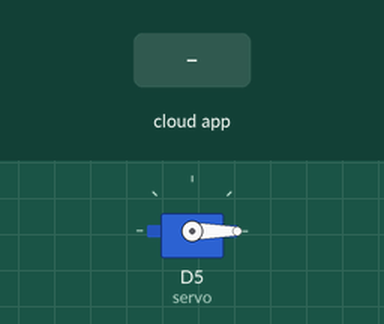
Recording of a sketch running on a simulated ESP8266 (NodeMCU). On the bench: servo. Inputs (shaded band) come from the test bench. WiFi joins after 1.5 s; servers stay silent unless stated; network time is answered at once with the bench clock; the local clock reads 2024-03-15 10:24:30 at power-on unless the sketch sets it; the Firebase database answers and starts empty; what the sketch prints to the serial monitor is not drawn.

Above: at 2.8 s.
2.9 s: the phone or cloud app sets upali to 1
At 3.7 s:
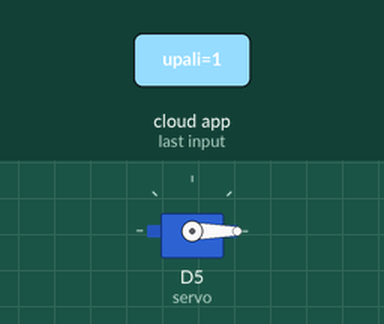
6.2 s: the phone or cloud app sets upali to 0
At 9.4 s:
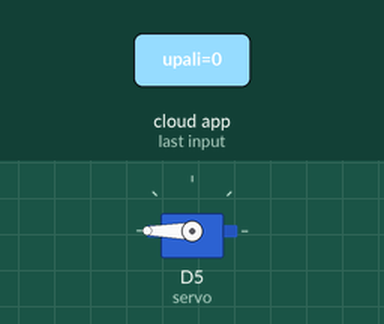
9.8 s: the phone or cloud app sets otvori to 1
At 11.8 s:
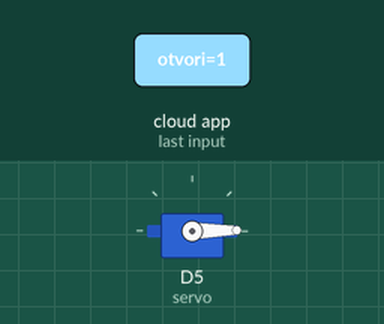
12.8 s: the phone or cloud app sets otvori to 0
At 17.7 s:
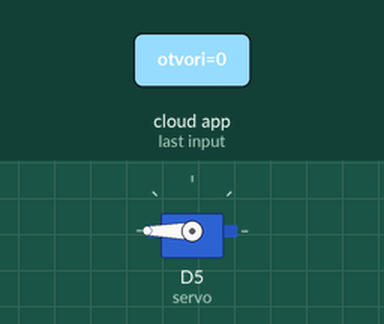
Timing chart, 0 to 18.7 s (numbered marks = the images above; inputs shaded):
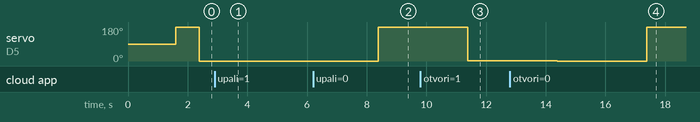

The sketch:

PetFeeder.ino
```cpp
#include <Arduino.h>
#include <Servo.h>
#include <NTPClient.h>
#include <WiFiUdp.h>

#if defined(ESP32)
  #include <WiFi.h>
#elif defined(ESP8266)
  #include <ESP8266WiFi.h>
#endif
#include <Firebase_ESP_Client.h>

//Provide the token generation process info.
#include "addons/TokenHelper.h"
//Provide the RTDB payload printing info and other helper functions.
#include "addons/RTDBHelper.h"

// Insert your network credentials
#define WIFI_SSID "REPLACE_WITH_YOUR_SSID"
#define WIFI_PASSWORD "REPLACE_WITH_YOUR_PASSWORD"

// Insert Firebase project API Key
#define API_KEY "REPLACE_WITH_YOUR_FIREBASE_PROJECT_API_KEY"

// Insert RTDB URLefine the RTDB URL */
#define DATABASE_URL "REPLACE_WITH_YOUR_FIREBASE_DATABASE_URL"

WiFiUDP ntpUDP;
NTPClient timeClient(ntpUDP, "pool.ntp.org");

//Define Firebase Data object
FirebaseData fbdo;

FirebaseAuth auth;
FirebaseConfig config;

unsigned long sendDataPrevMillis = 0;
String tekst;
bool signupOK = false;
Servo servo;

// varijable potrebne za logiku izvršavanja
String vrijeme1;
String vrijeme2;
String vrijeme3;

bool isHranioVrijeme1=false;
bool isHranioVrijeme2=false;
bool isHranioVrijeme3=false;
String currentTime;

int hours1,hours2,hours3=0;
int minutes1,minutes2,minutes3=0;

bool nacinRada;
int otvori;


void parseTime(String timeStr, int &hours, int &minutes) {
    int colonPos = timeStr.indexOf(':'); // Find the position of the colon
    if (colonPos != -1) {
        hours = timeStr.substring(0, colonPos).toInt();       // Part before the colon
        minutes = timeStr.substring(colonPos + 1).toInt();    // Part after the colon
    } else {
        hours = -1;   // Indicate error with invalid values
        minutes = -1;
    }
}


void setup() {
  servo.attach(D5);

  Serial.begin(115200);
  WiFi.mode(WIFI_STA);
  WiFi.begin("WIFI_SSID","WIFI_PASSWORD");
  Serial.print("connecting to wifi");
  while(WiFi.status() != WL_CONNECTED){
    Serial.print(".");
    delay(200);
  }

  Serial.println();
  Serial.print("Connected with IP: ");
  Serial.println(WiFi.localIP());
  Serial.print("MacAddress:");
  Serial.println(WiFi.macAddress());

    config.api_key = API_KEY;
    config.database_url = DATABASE_URL;

      if (Firebase.signUp(&config, &auth, "", ""))
    {
      Serial.println("ok");
      signupOK = true;
    }
  else {
    Serial.println( config.signer.signupError.message.c_str());
  }

  config.token_status_callback = tokenStatusCallback;

  Firebase.begin(&config, &auth);
  Firebase.reconnectWiFi(true);

    timeClient.begin();
    timeClient.setTimeOffset(3600);

  servo.write(180);

}

void loop()
{
  timeClient.update();
  if(Firebase.ready() && signupOK && (millis() - sendDataPrevMillis > 3000 || sendDataPrevMillis == 0))
  {
      sendDataPrevMillis = millis();
      if(Firebase.RTDB.getBool(&fbdo,"automatski/upali"))
        {
          nacinRada=fbdo.boolData();
          if(nacinRada){
            Serial.println("Automatski");
          }
          else{
            Serial.println("Manualni");
          }
        }

            if(Firebase.RTDB.getString(&fbdo,"autoNahrani/prvi")){
              vrijeme1=fbdo.stringData();
              parseTime(vrijeme1,hours1,minutes1);
            }

            if(Firebase.RTDB.getString(&fbdo,"autoNahrani/drugi")){
              vrijeme2=fbdo.stringData();
              parseTime(vrijeme2,hours2,minutes2);
            }

            if(Firebase.RTDB.getString(&fbdo,"autoNahrani/treci")){
              vrijeme3=fbdo.stringData();
              parseTime(vrijeme3,hours3,minutes3);
            }

       if(nacinRada)
      {

            currentTime=String(timeClient.getHours())+":"+String(timeClient.getMinutes());

            Serial.println(vrijeme1);
            Serial.println(vrijeme2);
            Serial.println(vrijeme3);

            Serial.println(currentTime);


            if(currentTime==vrijeme1 && isHranioVrijeme1==false)
            {
              Serial.println("Prvo otvaranje");
              servo.write(0);
              delay(1500);
              servo.write(180);
              isHranioVrijeme1=true;
              parseTime(vrijeme1,hours1,minutes1);
            }

            if(currentTime==vrijeme2 && isHranioVrijeme2==false)
            {
              Serial.println("Drugo otvaranje");
              servo.write(0);
              delay(1500);
              servo.write(180);
              isHranioVrijeme2=true;
              parseTime(vrijeme2,hours2,minutes2);
            }

            if(currentTime==vrijeme3 && isHranioVrijeme3==false)
            {
              Serial.println("Trece otvaranje");
              servo.write(0);
              delay(1500);
              servo.write(180);
              isHranioVrijeme3=true;
              parseTime(vrijeme3,hours3,minutes3);
            }

            if(timeClient.getHours() > hours1 ||
              (timeClient.getHours() == hours1 && timeClient.getMinutes() > minutes1)){
              Serial.println("Postavljeno vrijeme1");
              isHranioVrijeme1=false;
            }

             if (timeClient.getHours() > hours2 ||
              (timeClient.getHours() == hours2 && timeClient.getMinutes() > minutes2)) {
               Serial.println("Postavljeno vrijeme2");
              isHranioVrijeme2=false;
             }

             if (timeClient.getHours() > hours3 ||
                (timeClient.getHours() == hours3 && timeClient.getMinutes() > minutes3)){
               Serial.println("Postavljeno vrijeme3");
              isHranioVrijeme3=false;
             }
      }

      else
        {
          if(Firebase.RTDB.getInt(&fbdo,"nahrani/otvori"))
          {
            if(fbdo.dataType()=="int")
            {
                  otvori=fbdo.intData();
                  servo.write(otvori);
                  if(otvori==0)
                  {
                    delay(1500);
                    otvori=180;
                    if(Firebase.RTDB.setInt(&fbdo,"nahrani/otvori",otvori))
                    {
                        Serial.println("PASSED");
                    }
                    else
                    {
                        Serial.println("FAILED");
                        Serial.println("REASON: " + fbdo.errorReason());
                    }
                  }
            }
          }
        }

  }

}
```

Measured:
- after the input at 2.9 s, servo on D5 (servo): stays 0° (without the input it goes to 180° after 2.5 s)
- after the input at 6.2 s, servo on D5 (servo): 0° → 180° after 2.2 s
- after the input at 9.8 s, servo on D5 (servo): 180° → 1° after 1.6 s
- after the input at 12.8 s, servo on D5 (servo): 1° → 0° after 1.6 s, → 180° 3.0 s later
